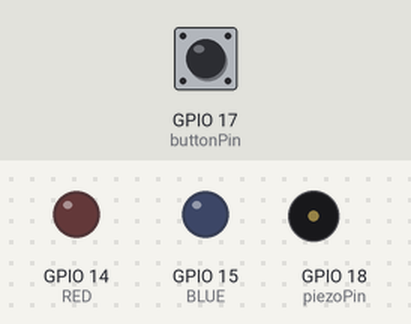
Simulated run of this program. Board: Raspberry Pi (BCM pin numbers). On the bench: output pins drawn as LEDs (lit = HIGH), buzzer (waves = sounding). Dashed ring = blinking. The inputs (shaded band) are chosen by the test bench; at power-on: GPIO 17 (buttonPin) HIGH. The clock reads 2024-03-15 10:24:30 at power-on unless the program sets it; what the program prints to the terminal is not drawn.

Above: at 1.2 s.
1.3 s: GPIO 17 (buttonPin) pulled LOW for 0.15 s
At 2.9 s:
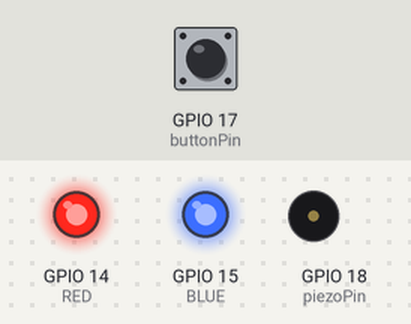
3.3 s: GPIO 17 (buttonPin) pulsed LOW 2 times (0.12 s each, 0.3 s apart)
At 4.25 s:
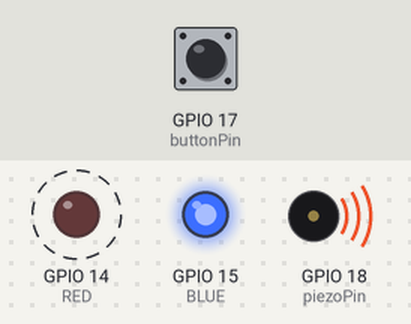
At 6.4 s:
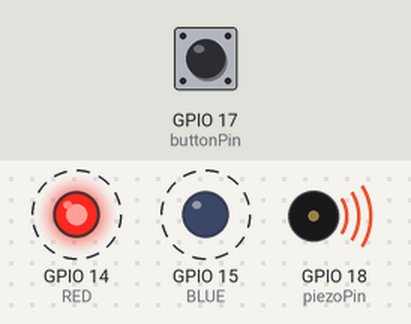
6.5 s: GPIO 17 (buttonPin) pulled LOW for 1 s
Timing chart, 0 to 9.5 s (numbered marks = the images above; inputs shaded):
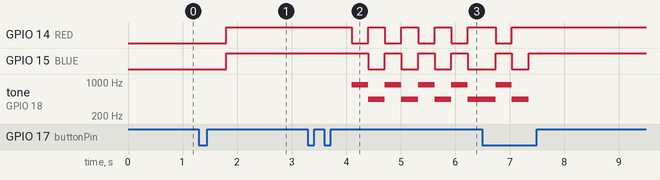

The program:

buzzer_siren.py
```python
import RPi.GPIO as GPIO
import time

RED = 14
BLUE = 15
buttonPin = 17
piezoPin = 18

GPIO.setmode(GPIO.BCM)
GPIO.setup(RED, GPIO.OUT)
GPIO.setup(BLUE, GPIO.OUT)
GPIO.setup(buttonPin, GPIO.IN, pull_up_down=GPIO.PUD_UP)
GPIO.setup(piezoPin, GPIO.OUT)

sound = GPIO.PWM(piezoPin, 440)

click = 0
prev_input = GPIO.input(buttonPin)
lasttime = time.time()

is_siren_on = False

try:
	print("1번 누름: 사이렌 정지, 2번 누름: 사이렌 시작")
	while True:
		input_state = GPIO.input(buttonPin)
		curtime = time.time()

		if prev_input == GPIO.HIGH and input_state == GPIO.LOW:
			click += 1
			lasttime = curtime
			time.sleep(0.2)

		if click > 0 and (curtime - lasttime) > 0.5:
			print(f"{click} 클릭")

			if click == 1:
				is_siren_on = False
				sound.stop()
				GPIO.output(RED, GPIO.HIGH)
				GPIO.output(BLUE, GPIO.HIGH)
				print("사이렌 정지")

			elif click == 2:
				is_siren_on = True
				sound.start(50)
				print("사이렌 실행")

			click = 0

		if is_siren_on:
			sound.ChangeFrequency(880)
			GPIO.output(RED, GPIO.LOW)
			GPIO.output(BLUE, GPIO.HIGH)

			time.sleep(0.3)

			sound.ChangeFrequency(440)
			GPIO.output(RED, GPIO.HIGH)
			GPIO.output(BLUE, GPIO.LOW)

			time.sleep(0.3)

			prev_input = input_state
			time.sleep(0.01)

except KeyboardInterrupt:
    print("프로그램 종료")

finally:
    sound.stop()
    GPIO.cleanup()
```

Measured:
- after the input at 1.3 s, GPIO 14 (RED), GPIO 15 (BLUE): LOW → HIGH after 0.50 s
- after the input at 3.3 s, GPIO 14 (RED): alternates HIGH for 0.31 s and LOW for 0.30 s, starting after 0.80 s; GPIO 15 (BLUE): alternates HIGH for 0.30 s and LOW for 0.31 s, starting after 1.1 s; tone on GPIO 18 (piezoPin): alternates 880 Hz for 0.30 s and 440 Hz for 0.31 s, starting after 0.80 s
